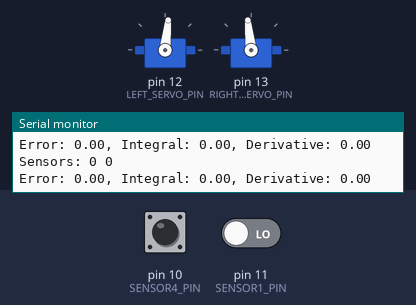
Simulated run of this sketch. Board: Arduino Uno, built with avr-gcc and run on an emulated ATmega328P. Shown: 2 × servo, the last lines printed to the serial monitor. The test bench sets the inputs (shaded band); at power-on: pin 11 (SENSOR1_PIN) LOW, pin 10 (SENSOR4_PIN) LOW.

Above: at 1.2 s.
1.3 s: pin 11 (SENSOR1_PIN) driven HIGH
At 2.18 s:
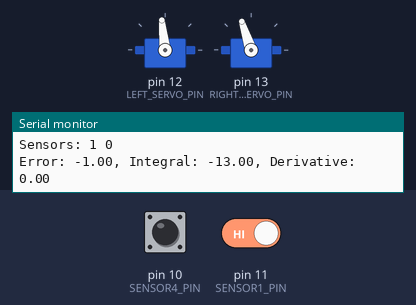
4.3 s: pin 10 (SENSOR4_PIN) driven HIGH
At 4.9 s:
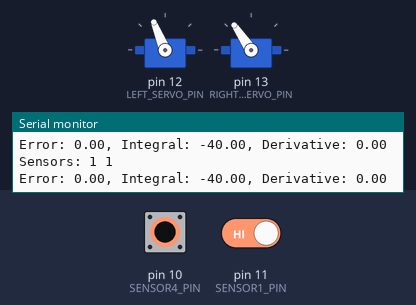
7.3 s: pin 11 (SENSOR1_PIN) driven LOW
10.3 s: pin 10 (SENSOR4_PIN) driven LOW
11.8 s: pin 10 (SENSOR4_PIN) driven HIGH
At 14.6 s:
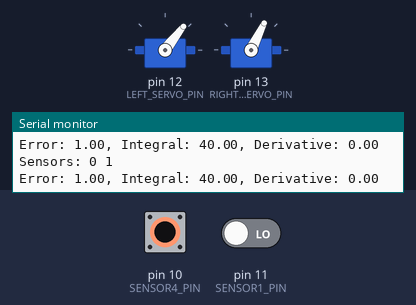
14.8 s: pin 10 (SENSOR4_PIN) pulsed LOW 5 times (0.12 s each, 0.3 s apart)
Timing chart, 0 to 17.8 s (numbered marks = the images above; inputs shaded):
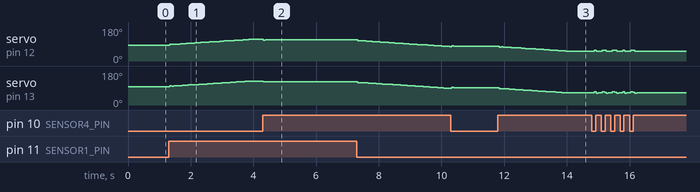

The sketch:

pid-code.ino
```cpp
#include <Servo.h>

#define SENSOR1_PIN 11
#define SENSOR4_PIN 10

#define LEFT_SERVO_PIN 12
#define RIGHT_SERVO_PIN 13

#define BASE_SPEED 6 // Base motor speed 5

Servo leftServo;
Servo rightServo;

// PID constants
const float Kp = 3.1;  // Proportional gain 3.1
const float Ki = 0.7;  // Integral gain     0.7
const float Kd = 1.6;  // Derivative gain   1.6

float error = 0;
float previousError = 0;
float integral = 0;
float derivative = 0;

// Integral windup limits
const float integralMax = 40;
const float integralMin = - 40;

void setup() {
  leftServo.attach(LEFT_SERVO_PIN);
  rightServo.attach(RIGHT_SERVO_PIN);

  Serial.begin(9600);

  pinMode(SENSOR1_PIN, INPUT);
  pinMode(SENSOR4_PIN, INPUT);

  moveForward(BASE_SPEED, BASE_SPEED);
}

void loop() {
  int sensor1 = digitalRead(SENSOR1_PIN);  // Read digital sensor 1
  int sensor4 = digitalRead(SENSOR4_PIN);  // Read digital sensor 4

  Serial.print("Sensors: ");
  Serial.print(sensor1); Serial.print(" ");
  Serial.println(sensor4);

  // Calculate error: difference between sensor readings
  error = sensor4 - sensor1;

  // Calculate integral
  integral += error;
  // Apply integral windup guard
  if (integral > integralMax) {
    integral = integralMax;
  } else if (integral < integralMin) {
    integral = integralMin;
  }

  // Calculate derivative
  derivative = error - previousError;

  // Print PID components to Serial Monitor
  Serial.print("Error: ");
  Serial.print(error);
  Serial.print(", Integral: ");
  Serial.print(integral);
  Serial.print(", Derivative: ");
  Serial.println(derivative);

  // Calculate PID value
  float pidValue = (Kp * error) + (Ki * integral) + (Kd * derivative);

  // Adjust motor speeds based on PID value
  float leftSpeed = BASE_SPEED + pidValue;
  float rightSpeed = BASE_SPEED - pidValue;

  moveForward(leftSpeed, rightSpeed);

  // Save the current error as previous error for the next loop
  previousError = error;

  delay(50);
}

void moveForward(float leftSpeed, float rightSpeed) {
  leftServo.write(90 - leftSpeed);
  rightServo.write(90 + rightSpeed);
}

void stopMotors() {
  leftServo.write(90);
  rightServo.write(90);
}
```

Measured:
- after the input at 4.3 s, servo on pin 12 (LEFT_SERVO_PIN): 115° → 110° at once, → 112° 0.07 s later; servo on pin 13 (RIGHT_SERVO_PIN): 127° → 122° at once, → 124° 0.07 s later
